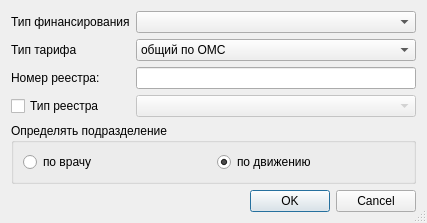
<?xml version="1.0" encoding="UTF-8"?>
<ui version="4.0">
 <class>ReportFE24SSetupDialog</class>
 <widget class="QDialog" name="ReportFE24SSetupDialog">
  <property name="windowModality">
   <enum>Qt::ApplicationModal</enum>
  </property>
  <property name="geometry">
   <rect>
    <x>0</x>
    <y>0</y>
    <width>397</width>
    <height>207</height>
   </rect>
  </property>
  <property name="sizePolicy">
   <sizepolicy hsizetype="Preferred" vsizetype="Preferred">
    <horstretch>0</horstretch>
    <verstretch>0</verstretch>
   </sizepolicy>
  </property>
  <property name="windowTitle">
   <string>параметры отчёта</string>
  </property>
  <property name="sizeGripEnabled">
   <bool>true</bool>
  </property>
  <layout class="QGridLayout" name="gridLayout">
   <item row="0" column="0">
    <widget class="QLabel" name="lblFinance">
     <property name="text">
      <string>Тип финансирования</string>
     </property>
    </widget>
   </item>
   <item row="3" column="0">
    <widget class="QLabel" name="lblAccountNumber">
     <property name="text">
      <string>Номер реестра: </string>
     </property>
    </widget>
   </item>
   <item row="7" column="0">
    <spacer name="verticalSpacer">
     <property name="orientation">
      <enum>Qt::Vertical</enum>
     </property>
     <property name="sizeHint" stdset="0">
      <size>
       <width>20</width>
       <height>40</height>
      </size>
     </property>
    </spacer>
   </item>
   <item row="0" column="1">
    <widget class="CRBComboBox" name="cmbFinance"/>
   </item>
   <item row="2" column="1">
    <widget class="QComboBox" name="cmbTariffType">
     <property name="enabled">
      <bool>true</bool>
     </property>
     <item>
      <property name="text">
       <string>общий по ОМС</string>
      </property>
     </item>
     <item>
      <property name="text">
       <string>по выполнению СОМП и повышению АПМП</string>
      </property>
     </item>
     <item>
      <property name="text">
       <string>по стимулирующим выплатам</string>
      </property>
     </item>
    </widget>
   </item>
   <item row="8" column="0" colspan="2">
    <widget class="QDialogButtonBox" name="buttonBox">
     <property name="orientation">
      <enum>Qt::Horizontal</enum>
     </property>
     <property name="standardButtons">
      <set>QDialogButtonBox::Cancel|QDialogButtonBox::Ok</set>
     </property>
    </widget>
   </item>
   <item row="6" column="0" colspan="2">
    <widget class="QGroupBox" name="gbOrgStructureInfo">
     <property name="title">
      <string>Определять подразделение</string>
     </property>
     <layout class="QGridLayout" name="gridLayout_2">
      <item row="0" column="0">
       <widget class="QRadioButton" name="rbtnByPerson">
        <property name="text">
         <string>по врачу</string>
        </property>
        <property name="checked">
         <bool>false</bool>
        </property>
       </widget>
      </item>
      <item row="0" column="1">
       <widget class="QRadioButton" name="rbtnByAction">
        <property name="text">
         <string>по движению</string>
        </property>
        <property name="checked">
         <bool>true</bool>
        </property>
       </widget>
      </item>
     </layout>
    </widget>
   </item>
   <item row="2" column="0">
    <widget class="QLabel" name="lblTariffType">
     <property name="text">
      <string>Тип тарифа</string>
     </property>
    </widget>
   </item>
   <item row="3" column="1">
    <widget class="QLineEdit" name="edtAccountNumber"/>
   </item>
   <item row="4" column="0">
    <widget class="QCheckBox" name="chkPayStatus">
     <property name="text">
      <string>Тип реестра</string>
     </property>
    </widget>
   </item>
   <item row="4" column="1">
    <widget class="QComboBox" name="cmbPayStatus">
     <property name="enabled">
      <bool>false</bool>
     </property>
    </widget>
   </item>
  </layout>
 </widget>
 <customwidgets>
  <customwidget>
   <class>CRBComboBox</class>
   <extends>QComboBox</extends>
   <header>library/crbcombobox.h</header>
  </customwidget>
 </customwidgets>
 <resources/>
 <connections>
  <connection>
   <sender>buttonBox</sender>
   <signal>accepted()</signal>
   <receiver>ReportFE24SSetupDialog</receiver>
   <slot>accept()</slot>
   <hints>
    <hint type="sourcelabel">
     <x>132</x>
     <y>650</y>
    </hint>
    <hint type="destinationlabel">
     <x>65</x>
     <y>418</y>
    </hint>
   </hints>
  </connection>
  <connection>
   <sender>buttonBox</sender>
   <signal>rejected()</signal>
   <receiver>ReportFE24SSetupDialog</receiver>
   <slot>reject()</slot>
   <hints>
    <hint type="sourcelabel">
     <x>245</x>
     <y>650</y>
    </hint>
    <hint type="destinationlabel">
     <x>267</x>
     <y>420</y>
    </hint>
   </hints>
  </connection>
  <connection>
   <sender>chkPayStatus</sender>
   <signal>toggled(bool)</signal>
   <receiver>cmbPayStatus</receiver>
   <slot>setEnabled(bool)</slot>
   <hints>
    <hint type="sourcelabel">
     <x>61</x>
     <y>96</y>
    </hint>
    <hint type="destinationlabel">
     <x>254</x>
     <y>96</y>
    </hint>
   </hints>
  </connection>
 </connections>
</ui>
